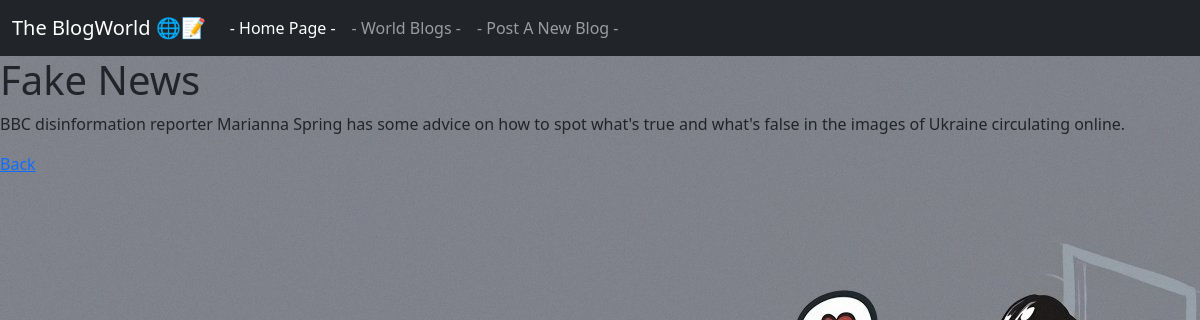
The app's page /posts/11/ with its own data.
### posts/models.py (models this page shows, shortened)
class Post(models.Model):
    title = models.CharField(max_length=128)
    text = models.TextField()

### posts/views.py (the view)
# urls.py: path('<int:pk>/', PostDetailView.as_view(), name='post_detail'),
class PostDetailView(DetailView):
    template_name = "posts/detail.html"
    model = Post

### templates/posts/detail.html (shortened to what this page needs)
{% extends 'base.html' %}
{% block content %}
    <h1>{{post.title}}</h1>
    <p>{{ post.text }}</p>
    <a href="{% url 'posts_list' %}">Back</a>
{% endblock content %}

### static/css/base.css (style rules this page uses)
body { background-image: url("../img/vader.jpg"); }

### records on screen
Post: title "Fake News", text "BBC disinformation reporter Marianna Spring has some advice on how to spot what's true and what's false in the images of Ukraine circulating online."
